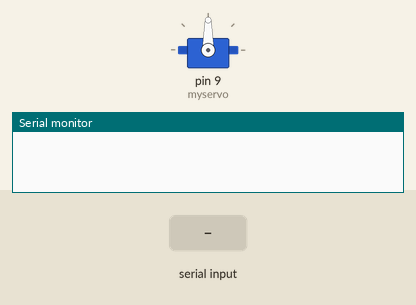
A sketch run on a simulated Arduino Uno, built with avr-gcc and run on an emulated ATmega328P. Parts: servo, the last lines printed to the serial monitor. The inputs (shaded band) are chosen by the test bench.

Above: at 1.2 s.
1.3 s: "U" received over the second serial link
At 1.8 s:
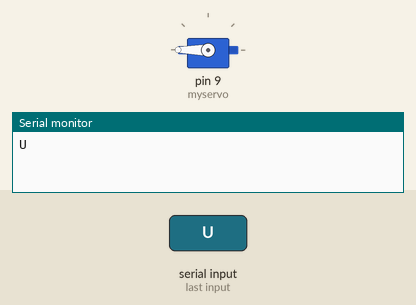
2.8 s: "D" received over the second serial link
At 4.2 s:
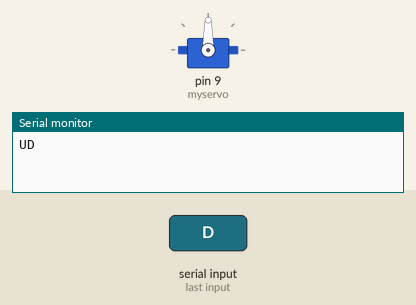
Timing chart, 0 to 5.8 s (numbered marks = the images above; inputs shaded):
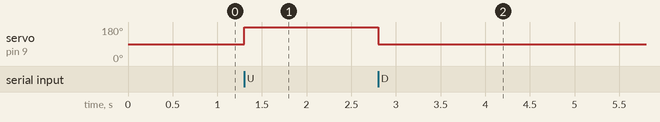

Measured:
- after the input at 1.3 s, servo on pin 9 (myservo): 90° → 180° at once
- after the input at 2.8 s, servo on pin 9 (myservo): 180° → 90° at once

The sketch:

smart_switch.ino
```cpp
#include <Servo.h>
#include <SoftwareSerial.h>

Servo myservo;
SoftwareSerial hc06(2, 3);

void setup() {
  // bt init
  Serial.begin(9600);
  hc06.begin(9600);

  // servi motor init
  myservo.attach(9);
}

void loop() {
  if (hc06.available())
  {
    char cmd = hc06.read();

    Serial.write(cmd);

    if(cmd == 'U')
      myservo.write(180);
    else if(cmd == 'D')
      myservo.write(90);
  }
}
```
